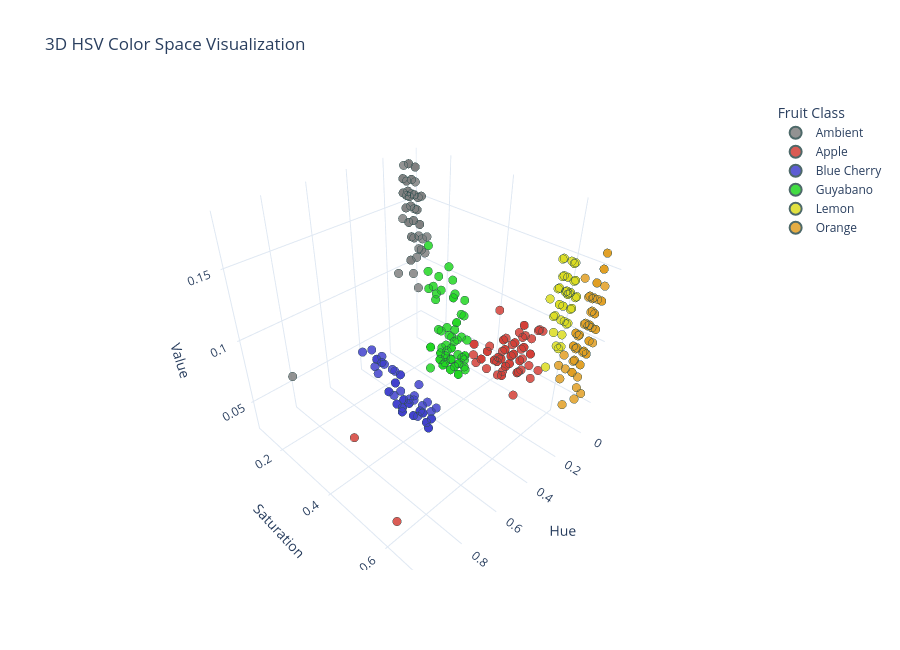

The notebook cell this image was saved under:
### Code cell
# Now let's visualize the dataset in HSV color space as well
fig_hsv = px.scatter_3d(
    plot_df,
    x='hue',
    y='saturation',
    z='value',
    color='fruit_class',
    color_discrete_map=fruit_color_map,
    category_orders={'fruit_class': classes},
    title='3D HSV Color Space Visualization',
    labels={
        'hue': 'Hue',
        'saturation': 'Saturation',
        'value': 'Value',
        'fruit_class': 'Fruit'
    },
    width=900,
    height=650
)

# Customize marker appearance for better visibility
fig_hsv.update_traces(
    marker=dict(size=5, opacity=0.85, line=dict(width=0.4, color='DarkSlateGrey'))
)

# Make legend text nicer
fig_hsv.for_each_trace(lambda t: t.update(name=t.name.title()))

# Set the background color and grid visibility for better contrast
fig_hsv.update_layout(
    template='plotly_white',
    scene=dict(
        xaxis_title='Hue',
        yaxis_title='Saturation',
        zaxis_title='Value'
    ),
    legend_title_text='Fruit Class',
    legend=dict(itemsizing='constant')
)

# Display the interactive 3D scatter plot in HSV space
fig_hsv.show()
